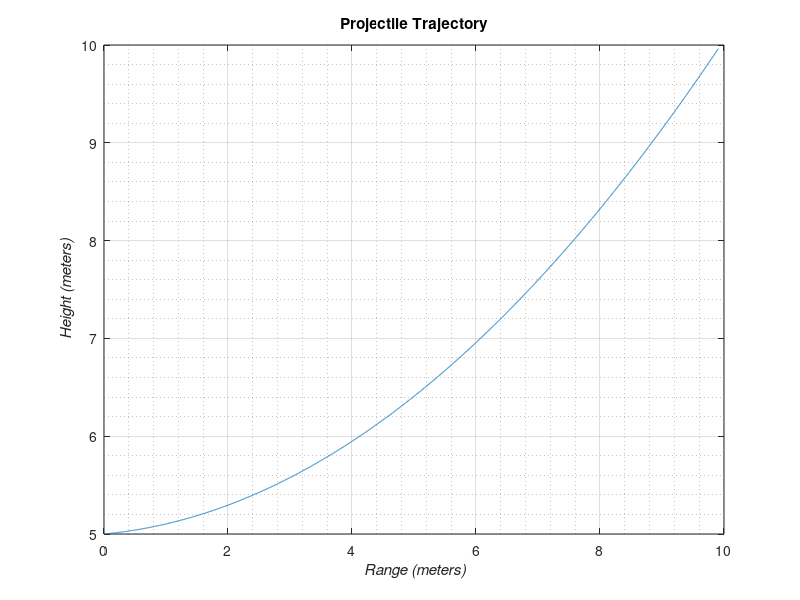

The MATLAB source for this figure:
% User inputs
h0=input('Enter initial height:');
v=input('Enter magnitude of velocity:');
angle=input('Enter angle in degrees:');
ax=input('Enter x-component of the acceleration (with sign):');
ay=input('Enter y-component of the acceleration (with sign):');

%Error if y acceleration is 0 
if (ay==0)
    error('Error. Acceleration value must not be 0');
end

%get velocity x and y components
voy=v*sin(angle*(pi/180));
vox=v*cos(angle*(pi/180));

%compute for data
tpk=-voy/ay;% peak time for highest point
ytotal=h0+voy*tpk+(1/2)*ay*tpk^2; % total distance traveled in the y-axis
tdown=sqrt(2*ytotal/abs(ay)); %time from peak to ground
t_total=tpk+tdown; % total time of travel
s_horizontal=vox*t_total+(1/2)*ax*t_total; % total x distance traveled


t=linspace(0,t_total,10000);%create vector for x axis
y=h0+voy.*t+(1/2)*ay*t.^2;% substitute to get y-values at a specific time(t)

if (vox>0 && ax>=0)
    x=linspace(0,s_horizontal,10000);
elseif (vox <0 && ax<=0) %flip if ax is negative(to the left)
    x=linspace(s_horizontal,0,10000);
    y=flip(y);
end

plot(x,y);title('Projectile Trajectory');
xlabel('{\it Range (meters)}');
ylabel('{\it Height (meters)}');
grid on;
grid minor;